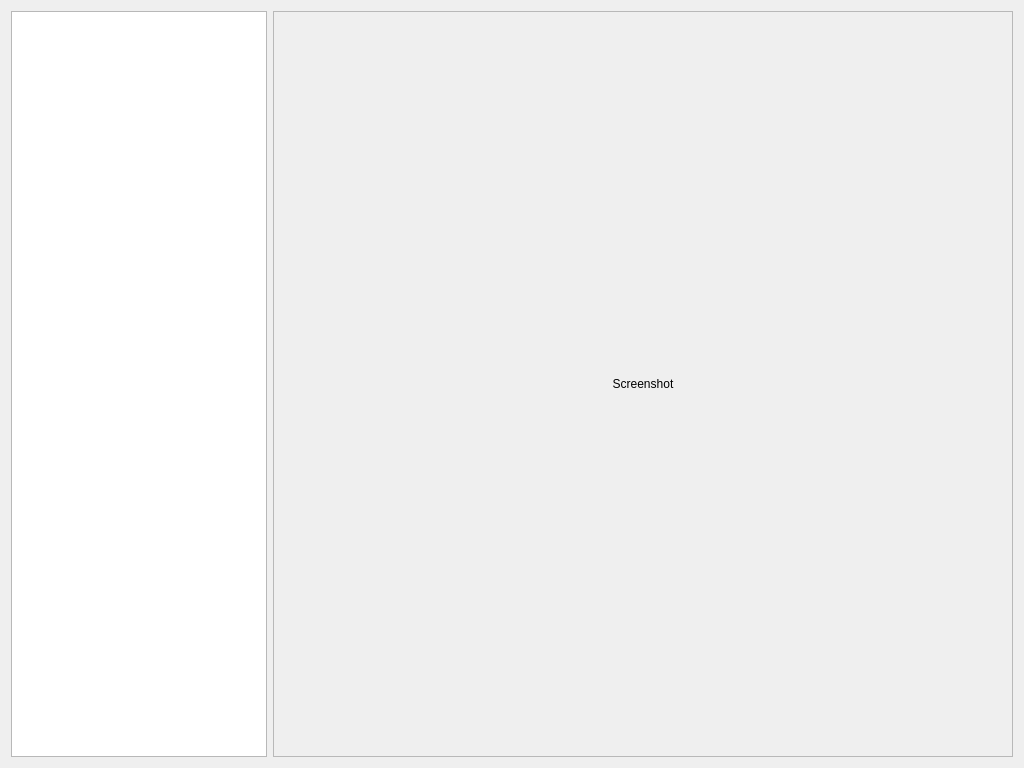
<?xml version="1.0" encoding="UTF-8"?>
<ui version="4.0">
 <class>QtRichelBilderbeekGalleryDialog</class>
 <widget class="QDialog" name="QtRichelBilderbeekGalleryDialog">
  <property name="geometry">
   <rect>
    <x>0</x>
    <y>0</y>
    <width>1024</width>
    <height>768</height>
   </rect>
  </property>
  <property name="sizePolicy">
   <sizepolicy hsizetype="Fixed" vsizetype="Fixed">
    <horstretch>0</horstretch>
    <verstretch>0</verstretch>
   </sizepolicy>
  </property>
  <property name="windowTitle">
   <string>Richel Bilderbeek's gallery</string>
  </property>
  <property name="windowIcon">
   <iconset resource="../../Website/qtrichelbilderbeekgalleryresources.qrc">
    <normaloff>:/images/PicR.png</normaloff>:/images/PicR.png</iconset>
  </property>
  <layout class="QHBoxLayout" name="horizontalLayout">
   <item>
    <widget class="QTableWidget" name="table">
     <property name="sizePolicy">
      <sizepolicy hsizetype="Maximum" vsizetype="Minimum">
       <horstretch>0</horstretch>
       <verstretch>0</verstretch>
      </sizepolicy>
     </property>
     <property name="alternatingRowColors">
      <bool>true</bool>
     </property>
     <property name="selectionMode">
      <enum>QAbstractItemView::SingleSelection</enum>
     </property>
     <attribute name="horizontalHeaderVisible">
      <bool>false</bool>
     </attribute>
     <attribute name="verticalHeaderVisible">
      <bool>false</bool>
     </attribute>
    </widget>
   </item>
   <item>
    <widget class="QScrollArea" name="scrollArea">
     <property name="sizePolicy">
      <sizepolicy hsizetype="Minimum" vsizetype="Minimum">
       <horstretch>0</horstretch>
       <verstretch>0</verstretch>
      </sizepolicy>
     </property>
     <property name="widgetResizable">
      <bool>true</bool>
     </property>
     <widget class="QWidget" name="scrollAreaWidgetContents">
      <property name="geometry">
       <rect>
        <x>0</x>
        <y>0</y>
        <width>742</width>
        <height>748</height>
       </rect>
      </property>
      <layout class="QGridLayout" name="gridLayout">
       <item row="0" column="0">
        <widget class="QLabel" name="image">
         <property name="text">
          <string>Screenshot</string>
         </property>
         <property name="alignment">
          <set>Qt::AlignCenter</set>
         </property>
        </widget>
       </item>
      </layout>
     </widget>
    </widget>
   </item>
  </layout>
 </widget>
 <resources>
  <include location="../../Website/qtrichelbilderbeekgalleryresources.qrc"/>
 </resources>
 <connections/>
</ui>
